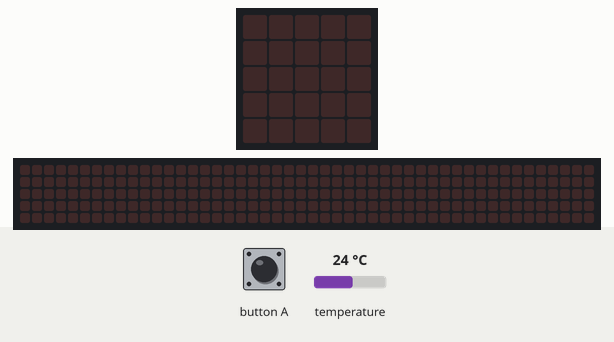
Simulated run of this program. Board: BBC micro:bit running MicroPython. On the bench: the board's 5×5 LED display, a strip that is not on the board, showing the scrolling text unrolled. Inputs (shaded band) come from the test bench; at power-on: temperature 24 °C. The 48×5 strip is a reading aid, not a part: it shows the text the display is scrolling, unrolled, one strip-width of it at a time.

Above: at 1.2 s.
1.3 s: button A pressed for 0.15 s
At 1.37 s:
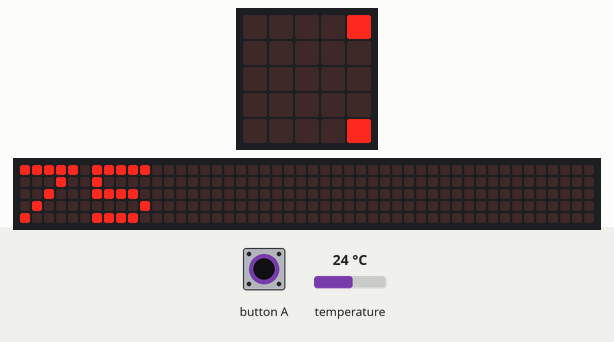
4.3 s: button A pressed for 1 s
At 4.52 s:
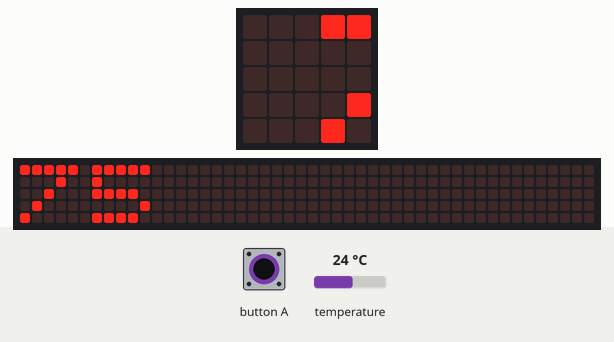
7.3 s: button A pressed for 3.2 s
At 7.67 s:
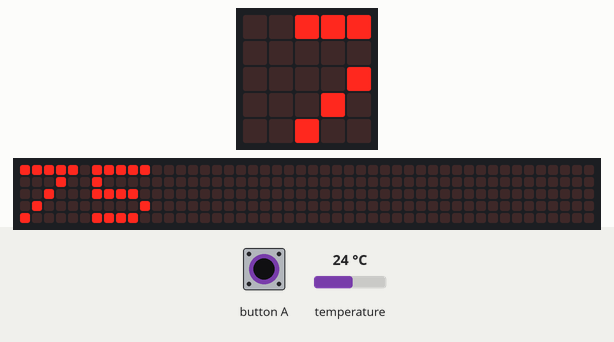
Timing chart, 0 to 10.3 s (numbered marks = the images above; inputs shaded):
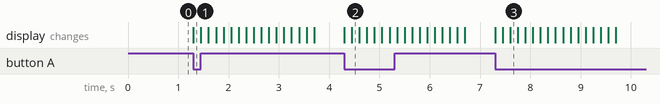

The program:

temperature2.py
```python
# Temperature Measurement Program 2
#
# s.case 10/18/20
#
# The microbit has an internal thermistor on the actual microprocesor chip.
# If we use the microbit libraries we can access the thermistor and the display
#d
# The microbit has internal libraries of code stored in memory. We don't have
# write any special code to perform internal fucntions. Later, we will discover
# how to find out about all the libraries present in the microbit.

from microbit import *

while True:
    if button_a.was_pressed():
        degF = (9 / 5 * temperature()) + 32
        degF = int(degF)
        display.scroll(degF)
```

Measured:
- after the input at 1.3 s, the display: changes at once (image 1)
- after the input at 4.3 s, the display: first changes at once (image 2 shows a later state)
- after the input at 7.3 s, the display: first changes at once (image 3 shows a later state)
